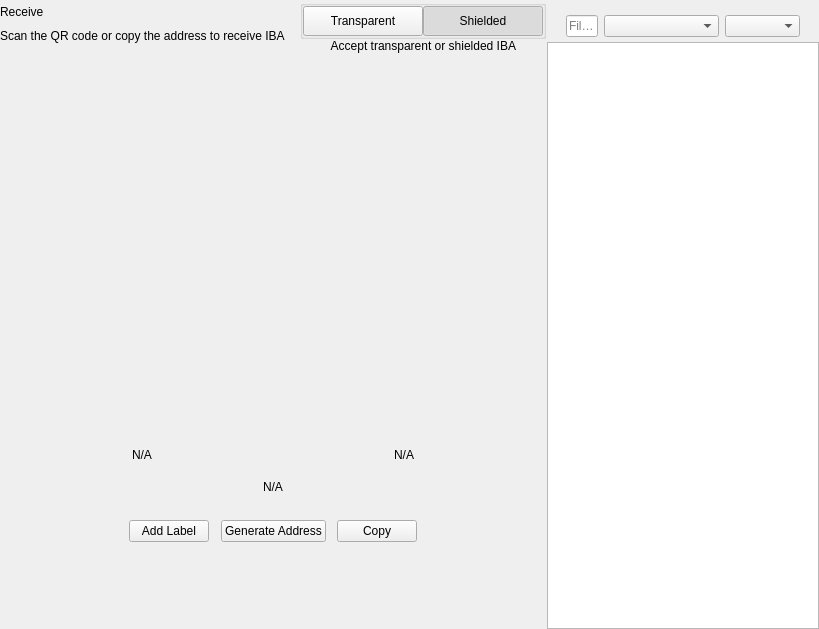
<?xml version="1.0" encoding="UTF-8"?>
<ui version="4.0">
 <class>ReceiveWidget</class>
 <widget class="QWidget" name="ReceiveWidget">
  <property name="geometry">
   <rect>
    <x>0</x>
    <y>0</y>
    <width>819</width>
    <height>629</height>
   </rect>
  </property>
  <property name="minimumSize">
   <size>
    <width>0</width>
    <height>0</height>
   </size>
  </property>
  <property name="windowTitle">
   <string>Form</string>
  </property>
  <layout class="QHBoxLayout" name="horizontalLayout_2" stretch="2,1">
   <property name="spacing">
    <number>0</number>
   </property>
   <property name="leftMargin">
    <number>0</number>
   </property>
   <property name="topMargin">
    <number>0</number>
   </property>
   <property name="rightMargin">
    <number>0</number>
   </property>
   <property name="bottomMargin">
    <number>0</number>
   </property>
   <item>
    <widget class="QWidget" name="left" native="true">
     <layout class="QVBoxLayout" name="verticalLayout_3">
      <property name="leftMargin">
       <number>0</number>
      </property>
      <property name="topMargin">
       <number>0</number>
      </property>
      <property name="rightMargin">
       <number>0</number>
      </property>
      <property name="bottomMargin">
       <number>0</number>
      </property>
      <item>
       <layout class="QVBoxLayout" name="verticalLayout_2">
        <property name="spacing">
         <number>0</number>
        </property>
        <property name="leftMargin">
         <number>0</number>
        </property>
        <item>
         <layout class="QHBoxLayout" name="horizontalLayout_3">
          <property name="spacing">
           <number>0</number>
          </property>
          <item>
           <layout class="QVBoxLayout" name="verticalLayout_4">
            <property name="spacing">
             <number>5</number>
            </property>
            <item>
             <widget class="QLabel" name="labelTitle">
              <property name="text">
               <string>Receive</string>
              </property>
             </widget>
            </item>
            <item alignment="Qt::AlignTop">
             <widget class="QLabel" name="labelSubtitle1">
              <property name="text">
               <string>Scan the QR code or copy the address to receive IBA</string>
              </property>
             </widget>
            </item>
           </layout>
          </item>
          <item>
           <spacer name="horizontalSpacer">
            <property name="orientation">
             <enum>Qt::Horizontal</enum>
            </property>
            <property name="sizeHint" stdset="0">
             <size>
              <width>40</width>
              <height>20</height>
             </size>
            </property>
           </spacer>
          </item>
          <item>
           <widget class="QWidget" name="containerViewPrivacyChecks" native="true">
            <layout class="QVBoxLayout" name="containerPrivacyChecks">
             <property name="spacing">
              <number>0</number>
             </property>
             <property name="leftMargin">
              <number>0</number>
             </property>
             <property name="topMargin">
              <number>0</number>
             </property>
             <property name="rightMargin">
              <number>0</number>
             </property>
             <property name="bottomMargin">
              <number>0</number>
             </property>
             <item alignment="Qt::AlignHCenter|Qt::AlignVCenter">
              <widget class="QGroupBox" name="groupBox">
               <property name="title">
                <string/>
               </property>
               <layout class="QHBoxLayout" name="horizontalLayout_2_1">
                <property name="spacing">
                 <number>0</number>
                </property>
                <property name="leftMargin">
                 <number>0</number>
                </property>
                <property name="topMargin">
                 <number>0</number>
                </property>
                <property name="rightMargin">
                 <number>0</number>
                </property>
                <property name="bottomMargin">
                 <number>0</number>
                </property>
                <item>
                 <widget class="QPushButton" name="pushLeft">
                  <property name="minimumSize">
                   <size>
                    <width>120</width>
                    <height>30</height>
                   </size>
                  </property>
                  <property name="maximumSize">
                   <size>
                    <width>120</width>
                    <height>30</height>
                   </size>
                  </property>
                  <property name="focusPolicy">
                   <enum>Qt::NoFocus</enum>
                  </property>
                  <property name="text">
                   <string>Transparent</string>
                  </property>
                  <property name="checkable">
                   <bool>true</bool>
                  </property>
                  <property name="autoExclusive">
                   <bool>true</bool>
                  </property>
                 </widget>
                </item>
                <item>
                 <widget class="QPushButton" name="pushRight">
                  <property name="minimumSize">
                   <size>
                    <width>120</width>
                    <height>30</height>
                   </size>
                  </property>
                  <property name="maximumSize">
                   <size>
                    <width>120</width>
                    <height>30</height>
                   </size>
                  </property>
                  <property name="focusPolicy">
                   <enum>Qt::NoFocus</enum>
                  </property>
                  <property name="text">
                   <string>Shielded</string>
                  </property>
                  <property name="checkable">
                   <bool>true</bool>
                  </property>
                  <property name="checked">
                   <bool>true</bool>
                  </property>
                  <property name="autoExclusive">
                   <bool>true</bool>
                  </property>
                 </widget>
                </item>
               </layout>
              </widget>
             </item>
             <item alignment="Qt::AlignHCenter|Qt::AlignTop">
              <widget class="QLabel" name="labelSubtitle2">
               <property name="text">
                <string>Accept transparent or shielded IBA</string>
               </property>
               <property name="alignment">
                <set>Qt::AlignRight|Qt::AlignTrailing|Qt::AlignVCenter</set>
               </property>
              </widget>
             </item>
            </layout>
           </widget>
          </item>
         </layout>
        </item>
        <item>
         <spacer name="verticalSpacer_2">
          <property name="orientation">
           <enum>Qt::Vertical</enum>
          </property>
          <property name="sizeType">
           <enum>QSizePolicy::Expanding</enum>
          </property>
          <property name="sizeHint" stdset="0">
           <size>
            <width>20</width>
            <height>50</height>
           </size>
          </property>
         </spacer>
        </item>
        <item alignment="Qt::AlignHCenter">
         <widget class="QWidget" name="layoutQR" native="true">
          <property name="maximumSize">
           <size>
            <width>510</width>
            <height>16777215</height>
           </size>
          </property>
          <layout class="QVBoxLayout" name="verticalLayoutQr">
           <item>
            <spacer name="verticalSpacer11">
             <property name="orientation">
              <enum>Qt::Vertical</enum>
             </property>
             <property name="sizeType">
              <enum>QSizePolicy::Fixed</enum>
             </property>
             <property name="sizeHint" stdset="0">
              <size>
               <width>20</width>
               <height>20</height>
              </size>
             </property>
            </spacer>
           </item>
           <item alignment="Qt::AlignHCenter">
            <widget class="QLabel" name="labelQrImg">
             <property name="minimumSize">
              <size>
               <width>260</width>
               <height>260</height>
              </size>
             </property>
             <property name="maximumSize">
              <size>
               <width>260</width>
               <height>260</height>
              </size>
             </property>
             <property name="text">
              <string/>
             </property>
             <property name="alignment">
              <set>Qt::AlignCenter</set>
             </property>
            </widget>
           </item>
           <item>
            <spacer name="verticalSpacer_21">
             <property name="orientation">
              <enum>Qt::Vertical</enum>
             </property>
             <property name="sizeType">
              <enum>QSizePolicy::Fixed</enum>
             </property>
             <property name="sizeHint" stdset="0">
              <size>
               <width>20</width>
               <height>30</height>
              </size>
             </property>
            </spacer>
           </item>
           <item>
            <widget class="QWidget" name="widget" native="true">
             <property name="minimumSize">
              <size>
               <width>0</width>
               <height>0</height>
              </size>
             </property>
             <layout class="QHBoxLayout" name="horizontalLayout_5">
              <item>
               <widget class="QLabel" name="labelLabel">
                <property name="text">
                 <string notr="true">N/A</string>
                </property>
               </widget>
              </item>
              <item>
               <spacer name="horizontalSpacer_2">
                <property name="orientation">
                 <enum>Qt::Horizontal</enum>
                </property>
                <property name="sizeHint" stdset="0">
                 <size>
                  <width>141</width>
                  <height>20</height>
                 </size>
                </property>
               </spacer>
              </item>
              <item>
               <widget class="QLabel" name="labelDate">
                <property name="text">
                 <string notr="true">N/A</string>
                </property>
                <property name="alignment">
                 <set>Qt::AlignRight|Qt::AlignTrailing|Qt::AlignVCenter</set>
                </property>
               </widget>
              </item>
             </layout>
            </widget>
           </item>
           <item>
            <widget class="QLabel" name="labelAddress">
             <property name="sizePolicy">
              <sizepolicy hsizetype="Expanding" vsizetype="Preferred">
               <horstretch>0</horstretch>
               <verstretch>0</verstretch>
              </sizepolicy>
             </property>
             <property name="minimumSize">
              <size>
               <width>300</width>
               <height>0</height>
              </size>
             </property>
             <property name="text">
              <string notr="true">N/A</string>
             </property>
             <property name="alignment">
              <set>Qt::AlignCenter</set>
             </property>
            </widget>
           </item>
           <item>
            <spacer name="verticalSpacer_4">
             <property name="orientation">
              <enum>Qt::Vertical</enum>
             </property>
             <property name="sizeType">
              <enum>QSizePolicy::Fixed</enum>
             </property>
             <property name="sizeHint" stdset="0">
              <size>
               <width>20</width>
               <height>20</height>
              </size>
             </property>
            </spacer>
           </item>
           <item>
            <layout class="QHBoxLayout" name="horizontalLayout_4">
             <item alignment="Qt::AlignHCenter">
              <widget class="QPushButton" name="pushButtonLabel">
               <property name="focusPolicy">
                <enum>Qt::NoFocus</enum>
               </property>
               <property name="text">
                <string>Add Label</string>
               </property>
              </widget>
             </item>
             <item alignment="Qt::AlignHCenter">
              <widget class="QPushButton" name="pushButtonNewAddress">
               <property name="focusPolicy">
                <enum>Qt::NoFocus</enum>
               </property>
               <property name="text">
                <string>Generate Address</string>
               </property>
              </widget>
             </item>
             <item alignment="Qt::AlignHCenter">
              <widget class="QPushButton" name="pushButtonCopy">
               <property name="focusPolicy">
                <enum>Qt::NoFocus</enum>
               </property>
               <property name="text">
                <string>Copy</string>
               </property>
              </widget>
             </item>
            </layout>
           </item>
           <item>
            <spacer name="verticalSpacer_3">
             <property name="orientation">
              <enum>Qt::Vertical</enum>
             </property>
             <property name="sizeType">
              <enum>QSizePolicy::Expanding</enum>
             </property>
             <property name="sizeHint" stdset="0">
              <size>
               <width>20</width>
               <height>20</height>
              </size>
             </property>
            </spacer>
           </item>
          </layout>
         </widget>
        </item>
        <item>
         <spacer name="verticalSpacer">
          <property name="orientation">
           <enum>Qt::Vertical</enum>
          </property>
          <property name="sizeHint" stdset="0">
           <size>
            <width>20</width>
            <height>40</height>
           </size>
          </property>
         </spacer>
        </item>
       </layout>
      </item>
     </layout>
    </widget>
   </item>
   <item>
    <widget class="QWidget" name="right" native="true">
     <layout class="QVBoxLayout" name="verticalLayout_5">
      <property name="spacing">
       <number>0</number>
      </property>
      <property name="leftMargin">
       <number>1</number>
      </property>
      <property name="topMargin">
       <number>0</number>
      </property>
      <property name="rightMargin">
       <number>0</number>
      </property>
      <property name="bottomMargin">
       <number>0</number>
      </property>
      <item>
       <layout class="QVBoxLayout" name="container_right">
        <property name="spacing">
         <number>0</number>
        </property>
        <property name="leftMargin">
         <number>0</number>
        </property>
        <property name="rightMargin">
         <number>0</number>
        </property>
        <item>
         <layout class="QVBoxLayout" name="verticalLayout">
          <property name="spacing">
           <number>6</number>
          </property>
          <property name="leftMargin">
           <number>19</number>
          </property>
          <property name="rightMargin">
           <number>19</number>
          </property>
          <item>
           <widget class="OptionButton" name="btnRequest" native="true"/>
          </item>
          <item>
           <widget class="OptionButton" name="btnMyAddresses" native="true">
            <property name="sizePolicy">
             <sizepolicy hsizetype="Preferred" vsizetype="Minimum">
              <horstretch>0</horstretch>
              <verstretch>0</verstretch>
             </sizepolicy>
            </property>
           </widget>
          </item>
         </layout>
        </item>
        <item>
         <widget class="QWidget" name="sortWidget" native="true">
          <layout class="QHBoxLayout" name="horizontalLayout_6">
           <property name="leftMargin">
            <number>19</number>
           </property>
           <property name="rightMargin">
            <number>19</number>
           </property>
           <property name="bottomMargin">
            <number>5</number>
           </property>
           <item>
            <widget class="QLineEdit" name="lineEditFilter">
             <property name="sizePolicy">
              <sizepolicy hsizetype="Expanding" vsizetype="Fixed">
               <horstretch>0</horstretch>
               <verstretch>0</verstretch>
              </sizepolicy>
             </property>
             <property name="minimumSize">
              <size>
               <width>0</width>
               <height>0</height>
              </size>
             </property>
             <property name="contextMenuPolicy">
              <enum>Qt::DefaultContextMenu</enum>
             </property>
             <property name="acceptDrops">
              <bool>false</bool>
             </property>
             <property name="maxLength">
              <number>40</number>
             </property>
             <property name="placeholderText">
              <string>Filter</string>
             </property>
            </widget>
           </item>
           <item>
            <spacer name="horizontalSpacer_3">
             <property name="orientation">
              <enum>Qt::Horizontal</enum>
             </property>
             <property name="sizeType">
              <enum>QSizePolicy::Preferred</enum>
             </property>
             <property name="sizeHint" stdset="0">
              <size>
               <width>20</width>
               <height>20</height>
              </size>
             </property>
            </spacer>
           </item>
           <item>
            <widget class="QComboBox" name="comboBoxSort">
             <property name="sizePolicy">
              <sizepolicy hsizetype="Preferred" vsizetype="Fixed">
               <horstretch>0</horstretch>
               <verstretch>0</verstretch>
              </sizepolicy>
             </property>
             <property name="minimumSize">
              <size>
               <width>115</width>
               <height>0</height>
              </size>
             </property>
            </widget>
           </item>
           <item>
            <widget class="QComboBox" name="comboBoxSortOrder">
             <property name="sizePolicy">
              <sizepolicy hsizetype="Preferred" vsizetype="Fixed">
               <horstretch>0</horstretch>
               <verstretch>0</verstretch>
              </sizepolicy>
             </property>
             <property name="minimumSize">
              <size>
               <width>75</width>
               <height>0</height>
              </size>
             </property>
            </widget>
           </item>
          </layout>
          <zorder>comboBoxSort</zorder>
          <zorder>comboBoxSortOrder</zorder>
          <zorder>lineEditFilter</zorder>
         </widget>
        </item>
        <item>
         <widget class="QListView" name="listViewAddress"/>
        </item>
       </layout>
      </item>
     </layout>
    </widget>
   </item>
  </layout>
 </widget>
 <customwidgets>
  <customwidget>
   <class>OptionButton</class>
   <extends>QWidget</extends>
   <header>qt/ibacoin/optionbutton.h</header>
   <container>1</container>
  </customwidget>
 </customwidgets>
 <resources/>
 <connections/>
</ui>
